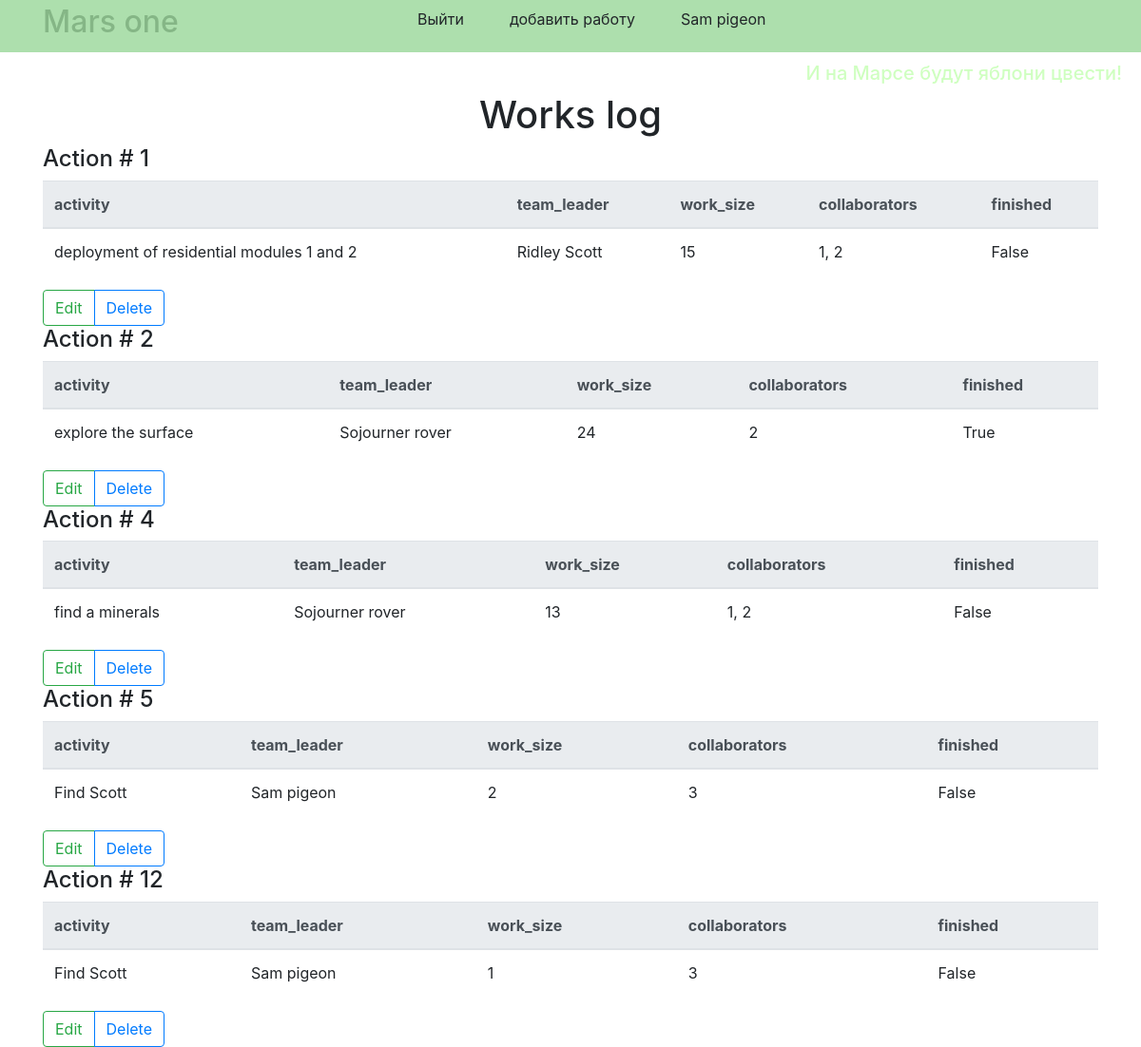
The page / (signed in) on the database its author committed.
### data/users.py (models this page shows, shortened)
class User(SqlAlchemyBase, SerializerMixin, UserMixin):
    __tablename__ = 'users'
    id = sqlalchemy.Column(sqlalchemy.Integer,
                           primary_key=True, autoincrement=True)
    surname = sqlalchemy.Column(sqlalchemy.String, nullable=True)
    name = sqlalchemy.Column(sqlalchemy.String, nullable=True)
    age = sqlalchemy.Column(sqlalchemy.Integer, nullable=True)
    position = sqlalchemy.Column(sqlalchemy.String, nullable=True)
    speciality = sqlalchemy.Column(sqlalchemy.String, nullable=True)
    address = sqlalchemy.Column(sqlalchemy.String, nullable=True)
    email = sqlalchemy.Column(sqlalchemy.String,
                              index=True, unique=True, nullable=True)
    hashed_password = sqlalchemy.Column(sqlalchemy.String, nullable=True)
    modified_date = sqlalchemy.Column(sqlalchemy.DateTime,
                                      default=datetime.datetime.now)
    jobs = orm.relation("Job", back_populates='user')

### data/jobs.py (models this page shows)
class Job(SqlAlchemyBase, SerializerMixin):
    __tablename__ = 'jobs'
    id = sqlalchemy.Column(sqlalchemy.Integer,
                           primary_key=True, autoincrement=True)
    team_leader = sqlalchemy.Column(sqlalchemy.Integer,
                                    sqlalchemy.ForeignKey("users.id"))
    job = sqlalchemy.Column(sqlalchemy.String, nullable=True)
    work_size = sqlalchemy.Column(sqlalchemy.Integer, nullable=True)
    collaborators = sqlalchemy.Column(sqlalchemy.String, nullable=True)
    start_date = sqlalchemy.Column(sqlalchemy.String, nullable=True)
    end_date = sqlalchemy.Column(sqlalchemy.String, nullable=True)
    is_finished = sqlalchemy.Column(sqlalchemy.Boolean, default=False)
    user = orm.relation('User')

### main.py (the view)
@app.route("/")
def index():
    session = db_session.create_session()
    jobs = session.query(Job).all()
    return render_template("index.html", jobs=jobs)

### data/db_session.py (called while the page is built)
def create_session() -> Session:
    global __factory
    return __factory()

### main.py (called while the page is built)
@login_manager.user_loader
def load_user(user_id):
    session = db_session.create_session()
    return session.query(User).get(user_id)

### templates/index.html
{% extends "base.html" %}
{% block content %}
<div class="text text-center"><h1>Works log</h1></div>
{% for job in jobs %}
    <h4>Action # {{ job.id }}</h4>
    <table class="table">
      <thead class="thead-light">
        <tr>
          <th scope="col">activity</th>
          <th scope="col">team_leader</th>
          <th scope="col">work_size</th>
          <th scope="col">collaborators</th>
          <th scope="col">finished</th>
        </tr>
      </thead>
      <tbody>
        <tr>
          <td>{{ job.job }}</td>
          <td>{{ job.user.name }} {{ job.user.surname }}</td>
          <td>{{ job.work_size }}</td>
          <td>{{ job.collaborators }}</td>
          <td>{{ job.is_finished }}</td>
        </tr>
      </tbody>
    </table>
  {% if current_user.is_authenticated and current_user == job.user or current_user.id == 1 %}
    <div class="btn-group" role="group" aria-label="Basic example">
      <a href="/job/{{ job.id }}" class="btn btn-outline-success">Edit</a>
      <a href="/Job_delete/{{ job.id }}" class="btn btn-outline-primary">Delete</a>
    </div>
  {% endif %}
{% endfor %}
{% endblock %}

### templates/base.html (shortened to what this page needs)
<!DOCTYPE html>
<html lang="en">
<head>
    <link rel="stylesheet"
          href="https://maxcdn.bootstrapcdn.com/bootstrap/4.4.1/css/bootstrap.min.css">
    <link rel="stylesheet" type="text/css" href="{{ url_for('static', filename='css/style.css') }}" />
    </head>
    <body>
    <header class="flex-container">
        <div class="container">
            <div class="row no-gutters">
                <div class="col-md-4">
                    <div class="color-text-title"><h2>Mars one</h2></div>
                </div>
                <div class="col-auto">
                    <div class="flex-item">
                        {% if current_user.is_authenticated %}
                            <ul class="nav">
                                <li class="nav-item">
                                    <a class="dropdown-item" href="/logout">Выйти</a>
                                </li>
                                <li class="nav-item">
                                    <a class="dropdown-item" href="/add_job">добавить работу</a>
                                </li>
                                <li class="nav-item">
                                    <a class="dropdown-item" href="/">{{ current_user.name }} {{ current_user.surname }}</a>
                                </li>
                            </ul>
                        {% endif %}
                    </div>
                </div>
            </div>
        </div>
    </header>
    <div class="color-text">
        <h5>И на Марсе будут яблони цвести!</h5>
        </div>
    <main role="main" class="container">
        {% block content %}{% endblock %}
    </main>
    </body>
</html>

### static/css/style.css (style rules this page uses)
.color-text { color: #cfffc0; text-align: right; padding-right: 20px; }
.color-text-title { color: #85b686 }
header { width: display; height: 55px; background-color: #addfad; margin-bottom: 10px; }
.flex-container { display: -webkit-flex; -webkit-justify-content: space-between; display: flex; justify-content: space-between; align-items: center; }
.flex-item { -webkit-flex-grow: 1; flex-grow: 1; }

### rows shown on the page
User: name "Sam", surname "pigeon"
Job: id "1", job "deployment of residential modules 1 and 2", user.name "Ridley", user.surname "Scott", work_size "15", collaborators "1, 2", is_finished "False"
Job: id "2", job "explore the surface", user.name "Sojourner", user.surname "rover", work_size "24", collaborators "2", is_finished "True"
Job: id "4", job "find a minerals", user.name "Sojourner", user.surname "rover", work_size "13", collaborators "1, 2", is_finished "False"
Job: id "5", job "Find Scott", user.name "Sam", user.surname "pigeon", work_size "2", collaborators "3", is_finished "False"
Job: id "12", job "Find Scott", user.name "Sam", user.surname "pigeon", work_size "1", collaborators "3", is_finished "False"
